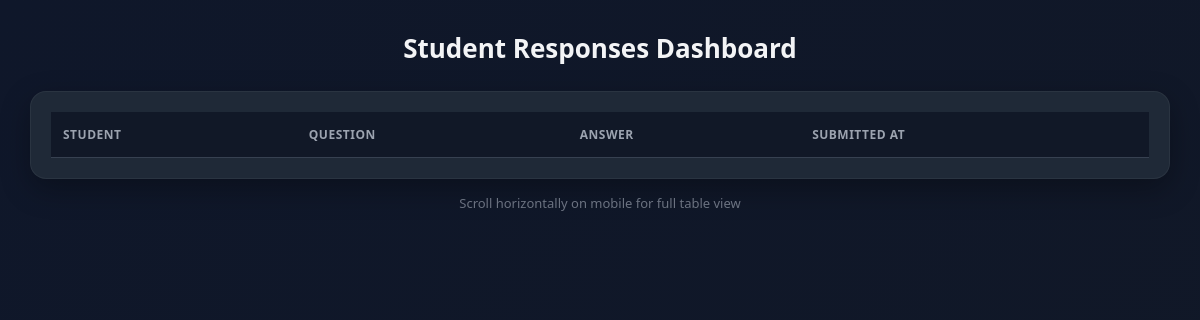
/assessment/admin/responses/ (signed in), run on an earlier commit of the app's database.
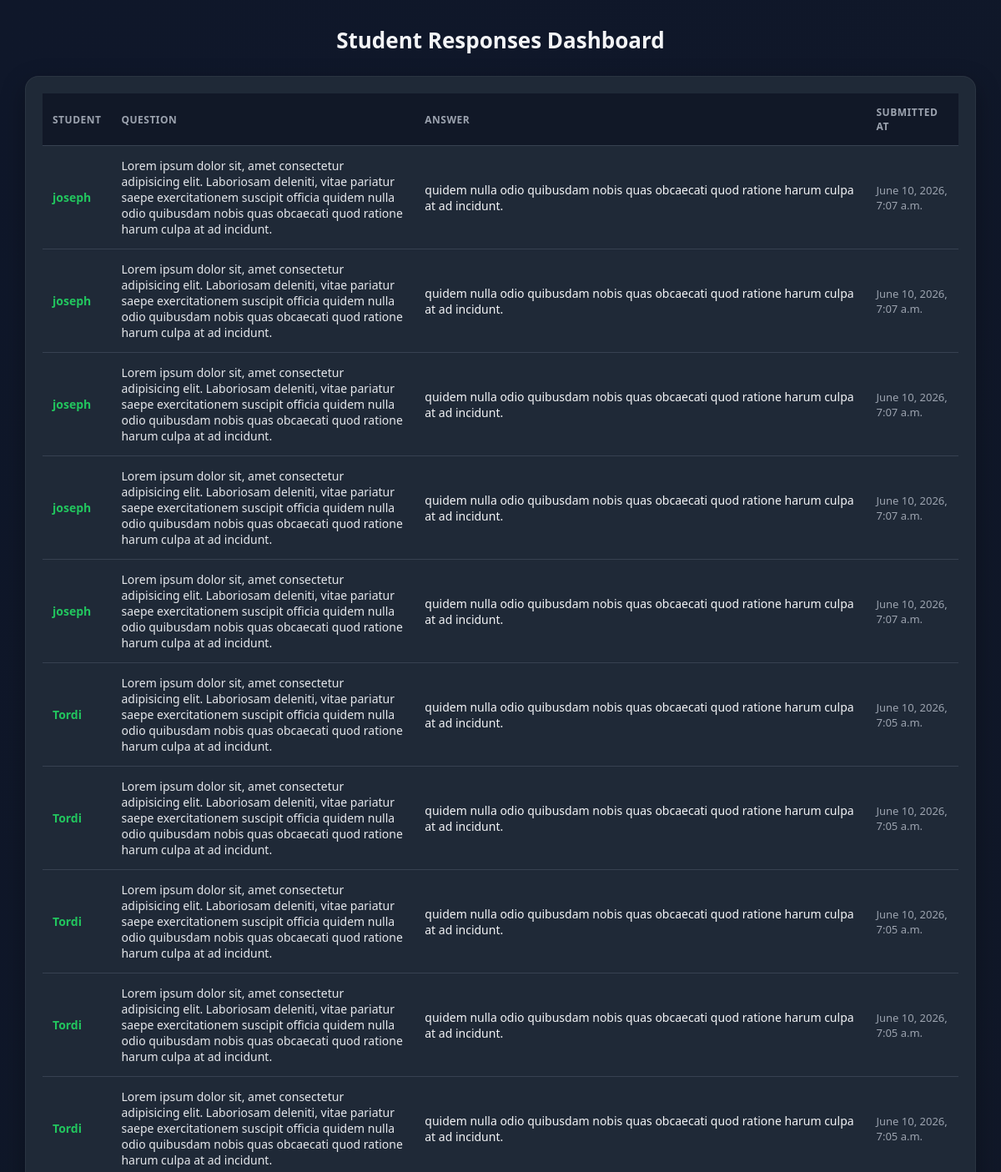
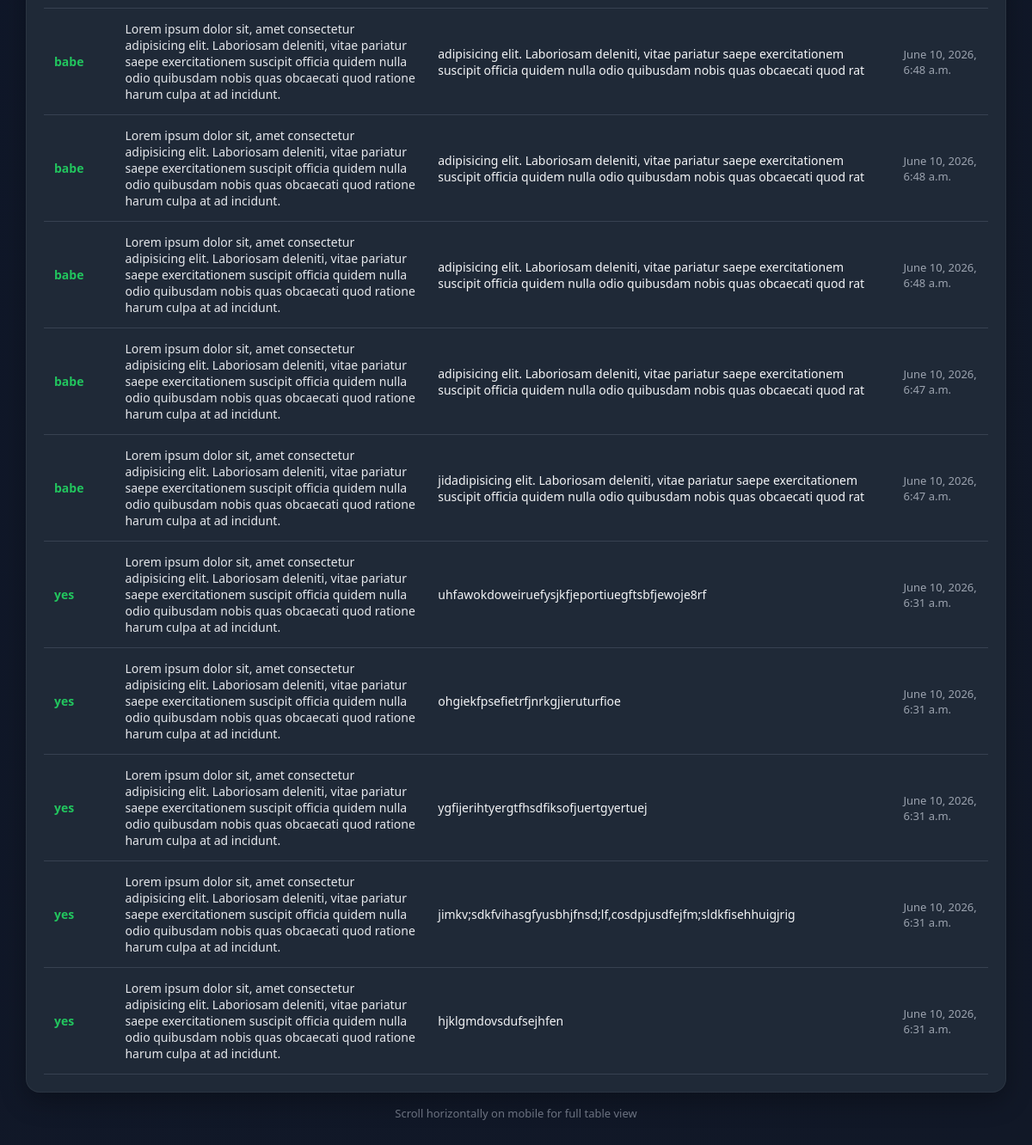
And on a later commit of the database (2 pictures, top to bottom).
### assessment/models.py (models this page shows, shortened)
class StudentAnswer(models.Model):
    student = models.ForeignKey(
        User,
        on_delete=models.CASCADE
    )
    question = models.ForeignKey(
        Question,
        on_delete=models.CASCADE
    )
    answer = models.TextField()
    submitted_at = models.DateTimeField(
        auto_now_add=True
    )

class Question(models.Model):
    question_text = models.TextField()
    created_at = models.DateTimeField(
        auto_now_add=True
    )

### assessment/decorators.py (the view)
    def wrapper(request, *args, **kwargs):
        if not request.user.is_authenticated:
            return HttpResponseForbidden("Not allowed")
        if not request.user.is_superuser:
            return HttpResponseForbidden("Admins only")
        return view_func(request, *args, **kwargs)

### assessment/views.py (called while the page is built)
@admin_only
def admin_responses(request):
    answers = StudentAnswer.objects.select_related(
        "student", "question"
    ).order_by("-submitted_at")
    return render(request, "admin/responses.html", {
        "answers": answers
    })

### templates/admin/responses.html (shortened to what this page needs)
<!DOCTYPE html>
<html>
<head>
</head>
<body>
<div class="container">
    <h1>Student Responses Dashboard</h1>
    <div class="table-wrapper">
        <table>
            <thead>
                <tr>
                    <th>Student</th>
                    <th>Question</th>
                    <th>Answer</th>
                    <th>Submitted At</th>
                </tr>
            </thead>
            <tbody>
                {% for a in answers %}
                <tr>
                    <td class="student">
                        {{ a.student.username }}
                    </td>
                    <td>
                        {{ a.question.question_text }}
                    </td>
                    <td class="answer">
                        {{ a.answer }}
                    </td>
                    <td class="date">
                        {{ a.submitted_at }}
                    </td>
                </tr>
                {% endfor %}
            </tbody>
        </table>
    </div>
    <div class="hint">
        Scroll horizontally on mobile for full table view
    </div>
</div>
</body>
</html>

### templates/admin/responses.html (style rules this page uses)
* { margin: 0; padding: 0; box-sizing: border-box; font-family: "Segoe UI", Tahoma, Geneva, Verdana, sans-serif; }
body { background: linear-gradient(135deg, #0f172a, #111827); color: #e5e7eb; min-height: 100vh; padding: 30px; }
.container { max-width: 1200px; margin: auto; }
h1 { text-align: center; margin-bottom: 25px; font-size: 26px; color: #f3f4f6; }
.table-wrapper { background: #1f2937; padding: 20px; border-radius: 16px; box-shadow: 0 10px 30px rgba(0,0,0,0.3); border: 1px solid rgba(255,255,255,0.05); overflow-x: auto; }
table { width: 100%; border-collapse: collapse; min-width: 800px; }
thead { background: #111827; }
th, td { padding: 14px 12px; text-align: left; border-bottom: 1px solid #374151; font-size: 14px; }
th { color: #9ca3af; font-weight: 600; text-transform: uppercase; font-size: 12px; letter-spacing: 0.5px; }
td { color: #e5e7eb; }
.student { color: #22c55e; font-weight: 600; }
.answer { color: #f3f4f6; }
.date { color: #9ca3af; font-size: 13px; }
.hint { margin-top: 15px; text-align: center; font-size: 13px; color: #6b7280; }

What changed in the data, as far as the page shows it:
added StudentAnswer: student.username "joseph", question.question_text "Lorem ipsum dolor sit, amet consectetur adipisicing elit. Laboriosam deleniti, vitae pariatur saepe exercitationem suscipit officia quidem nulla odio quibusdam nobis quas obcaecati quod ratione harum culpa at ad incidunt.", answer "quidem nulla odio quibusdam nobis quas obcaecati quod ratione harum culpa at ad incidunt.", submitted_at "June 10, 2026, 7:07 a.m."
added StudentAnswer: student.username "joseph", question.question_text "Lorem ipsum dolor sit, amet consectetur adipisicing elit. Laboriosam deleniti, vitae pariatur saepe exercitationem suscipit officia quidem nulla odio quibusdam nobis quas obcaecati quod ratione harum culpa at ad incidunt.", answer "quidem nulla odio quibusdam nobis quas obcaecati quod ratione harum culpa at ad incidunt.", submitted_at "June 10, 2026, 7:07 a.m."
added StudentAnswer: student.username "joseph", question.question_text "Lorem ipsum dolor sit, amet consectetur adipisicing elit. Laboriosam deleniti, vitae pariatur saepe exercitationem suscipit officia quidem nulla odio quibusdam nobis quas obcaecati quod ratione harum culpa at ad incidunt.", answer "quidem nulla odio quibusdam nobis quas obcaecati quod ratione harum culpa at ad incidunt.", submitted_at "June 10, 2026, 7:07 a.m."
added StudentAnswer: student.username "joseph", question.question_text "Lorem ipsum dolor sit, amet consectetur adipisicing elit. Laboriosam deleniti, vitae pariatur saepe exercitationem suscipit officia quidem nulla odio quibusdam nobis quas obcaecati quod ratione harum culpa at ad incidunt.", answer "quidem nulla odio quibusdam nobis quas obcaecati quod ratione harum culpa at ad incidunt.", submitted_at "June 10, 2026, 7:07 a.m."
added StudentAnswer: student.username "joseph", question.question_text "Lorem ipsum dolor sit, amet consectetur adipisicing elit. Laboriosam deleniti, vitae pariatur saepe exercitationem suscipit officia quidem nulla odio quibusdam nobis quas obcaecati quod ratione harum culpa at ad incidunt.", answer "quidem nulla odio quibusdam nobis quas obcaecati quod ratione harum culpa at ad incidunt.", submitted_at "June 10, 2026, 7:07 a.m."
added StudentAnswer: student.username "Tordi", question.question_text "Lorem ipsum dolor sit, amet consectetur adipisicing elit. Laboriosam deleniti, vitae pariatur saepe exercitationem suscipit officia quidem nulla odio quibusdam nobis quas obcaecati quod ratione harum culpa at ad incidunt.", answer "quidem nulla odio quibusdam nobis quas obcaecati quod ratione harum culpa at ad incidunt.", submitted_at "June 10, 2026, 7:05 a.m."
added StudentAnswer: student.username "Tordi", question.question_text "Lorem ipsum dolor sit, amet consectetur adipisicing elit. Laboriosam deleniti, vitae pariatur saepe exercitationem suscipit officia quidem nulla odio quibusdam nobis quas obcaecati quod ratione harum culpa at ad incidunt.", answer "quidem nulla odio quibusdam nobis quas obcaecati quod ratione harum culpa at ad incidunt.", submitted_at "June 10, 2026, 7:05 a.m."
added StudentAnswer: student.username "Tordi", question.question_text "Lorem ipsum dolor sit, amet consectetur adipisicing elit. Laboriosam deleniti, vitae pariatur saepe exercitationem suscipit officia quidem nulla odio quibusdam nobis quas obcaecati quod ratione harum culpa at ad incidunt.", answer "quidem nulla odio quibusdam nobis quas obcaecati quod ratione harum culpa at ad incidunt.", submitted_at "June 10, 2026, 7:05 a.m."
added StudentAnswer: student.username "Tordi", question.question_text "Lorem ipsum dolor sit, amet consectetur adipisicing elit. Laboriosam deleniti, vitae pariatur saepe exercitationem suscipit officia quidem nulla odio quibusdam nobis quas obcaecati quod ratione harum culpa at ad incidunt.", answer "quidem nulla odio quibusdam nobis quas obcaecati quod ratione harum culpa at ad incidunt.", submitted_at "June 10, 2026, 7:05 a.m."
added StudentAnswer: student.username "Tordi", question.question_text "Lorem ipsum dolor sit, amet consectetur adipisicing elit. Laboriosam deleniti, vitae pariatur saepe exercitationem suscipit officia quidem nulla odio quibusdam nobis quas obcaecati quod ratione harum culpa at ad incidunt.", answer "quidem nulla odio quibusdam nobis quas obcaecati quod ratione harum culpa at ad incidunt.", submitted_at "June 10, 2026, 7:05 a.m."
added StudentAnswer: student.username "babe", question.question_text "Lorem ipsum dolor sit, amet consectetur adipisicing elit. Laboriosam deleniti, vitae pariatur saepe exercitationem suscipit officia quidem nulla odio quibusdam nobis quas obcaecati quod ratione harum culpa at ad incidunt.", answer "adipisicing elit. Laboriosam deleniti, vitae pariatur saepe exercitationem suscipit officia quidem nulla odio quibusdam nobis quas obcaecati quod rat", submitted_at "June 10, 2026, 6:48 a.m."
added StudentAnswer: student.username "babe", question.question_text "Lorem ipsum dolor sit, amet consectetur adipisicing elit. Laboriosam deleniti, vitae pariatur saepe exercitationem suscipit officia quidem nulla odio quibusdam nobis quas obcaecati quod ratione harum culpa at ad incidunt.", answer "adipisicing elit. Laboriosam deleniti, vitae pariatur saepe exercitationem suscipit officia quidem nulla odio quibusdam nobis quas obcaecati quod rat", submitted_at "June 10, 2026, 6:48 a.m."
added StudentAnswer: student.username "babe", question.question_text "Lorem ipsum dolor sit, amet consectetur adipisicing elit. Laboriosam deleniti, vitae pariatur saepe exercitationem suscipit officia quidem nulla odio quibusdam nobis quas obcaecati quod ratione harum culpa at ad incidunt.", answer "adipisicing elit. Laboriosam deleniti, vitae pariatur saepe exercitationem suscipit officia quidem nulla odio quibusdam nobis quas obcaecati quod rat", submitted_at "June 10, 2026, 6:48 a.m."
added StudentAnswer: student.username "babe", question.question_text "Lorem ipsum dolor sit, amet consectetur adipisicing elit. Laboriosam deleniti, vitae pariatur saepe exercitationem suscipit officia quidem nulla odio quibusdam nobis quas obcaecati quod ratione harum culpa at ad incidunt.", answer "adipisicing elit. Laboriosam deleniti, vitae pariatur saepe exercitationem suscipit officia quidem nulla odio quibusdam nobis quas obcaecati quod rat", submitted_at "June 10, 2026, 6:47 a.m."
added StudentAnswer: student.username "babe", question.question_text "Lorem ipsum dolor sit, amet consectetur adipisicing elit. Laboriosam deleniti, vitae pariatur saepe exercitationem suscipit officia quidem nulla odio quibusdam nobis quas obcaecati quod ratione harum culpa at ad incidunt.", answer "jidadipisicing elit. Laboriosam deleniti, vitae pariatur saepe exercitationem suscipit officia quidem nulla odio quibusdam nobis quas obcaecati quod rat", submitted_at "June 10, 2026, 6:47 a.m."
added StudentAnswer: student.username "yes", question.question_text "Lorem ipsum dolor sit, amet consectetur adipisicing elit. Laboriosam deleniti, vitae pariatur saepe exercitationem suscipit officia quidem nulla odio quibusdam nobis quas obcaecati quod ratione harum culpa at ad incidunt.", answer "uhfawokdoweiruefysjkfjeportiuegftsbfjewoje8rf", submitted_at "June 10, 2026, 6:31 a.m."
added StudentAnswer: student.username "yes", question.question_text "Lorem ipsum dolor sit, amet consectetur adipisicing elit. Laboriosam deleniti, vitae pariatur saepe exercitationem suscipit officia quidem nulla odio quibusdam nobis quas obcaecati quod ratione harum culpa at ad incidunt.", answer "ohgiekfpsefietrfjnrkgjieruturfioe", submitted_at "June 10, 2026, 6:31 a.m."
added StudentAnswer: student.username "yes", question.question_text "Lorem ipsum dolor sit, amet consectetur adipisicing elit. Laboriosam deleniti, vitae pariatur saepe exercitationem suscipit officia quidem nulla odio quibusdam nobis quas obcaecati quod ratione harum culpa at ad incidunt.", answer "ygfijerihtyergtfhsdfiksofjuertgyertuej", submitted_at "June 10, 2026, 6:31 a.m."
added StudentAnswer: student.username "yes", question.question_text "Lorem ipsum dolor sit, amet consectetur adipisicing elit. Laboriosam deleniti, vitae pariatur saepe exercitationem suscipit officia quidem nulla odio quibusdam nobis quas obcaecati quod ratione harum culpa at ad incidunt.", answer "jimkv;sdkfvihasgfyusbhjfnsd;lf,cosdpjusdfejfm;sldkfisehhuigjrig", submitted_at "June 10, 2026, 6:31 a.m."
added StudentAnswer: student.username "yes", question.question_text "Lorem ipsum dolor sit, amet consectetur adipisicing elit. Laboriosam deleniti, vitae pariatur saepe exercitationem suscipit officia quidem nulla odio quibusdam nobis quas obcaecati quod ratione harum culpa at ad incidunt.", answer "hjklgmdovsdufsejhfen", submitted_at "June 10, 2026, 6:31 a.m."
